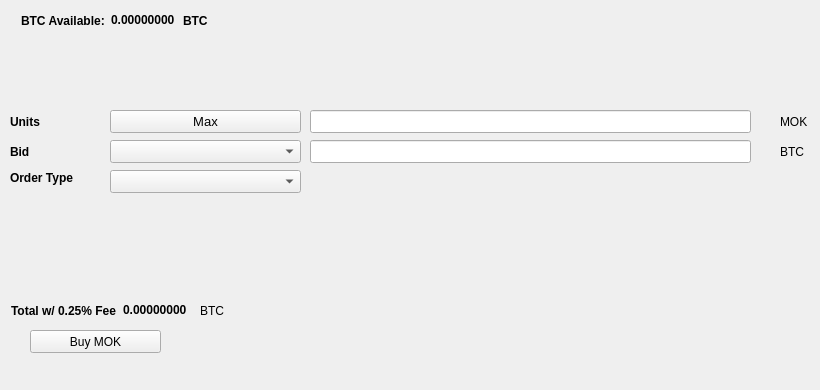
   <widget class="QWidget" name="BuyTab">
    <attribute name="title">
     <string>Buy</string>
    </attribute>
    <widget class="QPushButton" name="BuyMOK">
     <property name="geometry">
      <rect>
       <x>30</x>
       <y>330</y>
       <width>131</width>
       <height>23</height>
      </rect>
     </property>
     <property name="text">
      <string>Buy MOK</string>
     </property>
     <property name="icon">
      <iconset resource="../moken.qrc">
       <normaloff>:/icons/bitcoin</normaloff>:/icons/bitcoin</iconset>
     </property>
    </widget>
    <widget class="QLabel" name="label_3">
     <property name="geometry">
      <rect>
       <x>10</x>
       <y>110</y>
       <width>46</width>
       <height>23</height>
      </rect>
     </property>
     <property name="font">
      <font>
       <weight>75</weight>
       <bold>true</bold>
      </font>
     </property>
     <property name="text">
      <string>Units</string>
     </property>
    </widget>
    <widget class="QLineEdit" name="UnitsInput">
     <property name="geometry">
      <rect>
       <x>310</x>
       <y>110</y>
       <width>441</width>
       <height>23</height>
      </rect>
     </property>
     <property name="font">
      <font>
       <pointsize>9</pointsize>
       <weight>75</weight>
       <bold>true</bold>
      </font>
     </property>
    </widget>
    <widget class="QLineEdit" name="BuyBidPriceEdit">
     <property name="geometry">
      <rect>
       <x>310</x>
       <y>140</y>
       <width>441</width>
       <height>23</height>
      </rect>
     </property>
     <property name="font">
      <font>
       <pointsize>9</pointsize>
       <weight>75</weight>
       <bold>true</bold>
      </font>
     </property>
    </widget>
    <widget class="QLabel" name="label_4">
     <property name="geometry">
      <rect>
       <x>780</x>
       <y>110</y>
       <width>31</width>
       <height>23</height>
      </rect>
     </property>
     <property name="text">
      <string>MOK</string>
     </property>
    </widget>
    <widget class="QLabel" name="label_5">
     <property name="geometry">
      <rect>
       <x>780</x>
       <y>140</y>
       <width>31</width>
       <height>23</height>
      </rect>
     </property>
     <property name="text">
      <string>BTC</string>
     </property>
    </widget>
    <widget class="QLabel" name="label_6">
     <property name="geometry">
      <rect>
       <x>10</x>
       <y>140</y>
       <width>46</width>
       <height>23</height>
      </rect>
     </property>
     <property name="font">
      <font>
       <weight>75</weight>
       <bold>true</bold>
      </font>
     </property>
     <property name="text">
      <string>Bid</string>
     </property>
    </widget>
    <widget class="QLabel" name="label_7">
     <property name="geometry">
      <rect>
       <x>10</x>
       <y>170</y>
       <width>91</width>
       <height>16</height>
      </rect>
     </property>
     <property name="font">
      <font>
       <weight>75</weight>
       <bold>true</bold>
      </font>
     </property>
     <property name="text">
      <string>Order Type</string>
     </property>
    </widget>
    <widget class="QPushButton" name="Buy_Max_Amount">
     <property name="geometry">
      <rect>
       <x>110</x>
       <y>110</y>
       <width>191</width>
       <height>23</height>
      </rect>
     </property>
     <property name="font">
      <font>
       <pointsize>10</pointsize>
      </font>
     </property>
     <property name="text">
      <string>Max</string>
     </property>
    </widget>
    <widget class="QComboBox" name="BuyBidcomboBox">
     <property name="geometry">
      <rect>
       <x>110</x>
       <y>140</y>
       <width>191</width>
       <height>23</height>
      </rect>
     </property>
     <property name="font">
      <font>
       <pointsize>10</pointsize>
      </font>
     </property>
    </widget>
    <widget class="QComboBox" name="buyOrdertypeCombo">
     <property name="geometry">
      <rect>
       <x>110</x>
       <y>170</y>
       <width>191</width>
       <height>23</height>
      </rect>
     </property>
     <property name="font">
      <font>
       <pointsize>10</pointsize>
      </font>
     </property>
    </widget>
    <widget class="QWidget" name="layoutWidget1">
     <property name="geometry">
      <rect>
       <x>21</x>
       <y>11</y>
       <width>227</width>
       <height>19</height>
      </rect>
     </property>
     <layout class="QHBoxLayout" name="horizontalLayout_3">
      <item>
       <widget class="QLabel" name="label232">
        <property name="font">
         <font>
          <weight>75</weight>
          <bold>true</bold>
         </font>
        </property>
        <property name="text">
         <string>BTC Available:</string>
        </property>
       </widget>
      </item>
      <item>
       <widget class="QLabel" name="BtcAvailableLbl">
        <property name="palette">
         <palette>
          <active>
           <colorrole role="WindowText">
            <brush brushstyle="SolidPattern">
             <color alpha="255">
              <red>0</red>
              <green>0</green>
              <blue>0</blue>
             </color>
            </brush>
           </colorrole>
           <colorrole role="Button">
            <brush brushstyle="SolidPattern">
             <color alpha="255">
              <red>0</red>
              <green>170</green>
              <blue>0</blue>
             </color>
            </brush>
           </colorrole>
           <colorrole role="Light">
            <brush brushstyle="SolidPattern">
             <color alpha="255">
              <red>0</red>
              <green>255</green>
              <blue>0</blue>
             </color>
            </brush>
           </colorrole>
           <colorrole role="Midlight">
            <brush brushstyle="SolidPattern">
             <color alpha="255">
              <red>0</red>
              <green>212</green>
              <blue>0</blue>
             </color>
            </brush>
           </colorrole>
           <colorrole role="Dark">
            <brush brushstyle="SolidPattern">
             <color alpha="255">
              <red>0</red>
              <green>85</green>
              <blue>0</blue>
             </color>
            </brush>
           </colorrole>
           <colorrole role="Mid">
            <brush brushstyle="SolidPattern">
             <color alpha="255">
              <red>0</red>
              <green>113</green>
              <blue>0</blue>
             </color>
            </brush>
           </colorrole>
           <colorrole role="Text">
            <brush brushstyle="SolidPattern">
             <color alpha="255">
              <red>0</red>
              <green>170</green>
              <blue>0</blue>
             </color>
            </brush>
           </colorrole>
           <colorrole role="BrightText">
            <brush brushstyle="SolidPattern">
             <color alpha="255">
              <red>255</red>
              <green>255</green>
              <blue>255</blue>
             </color>
            </brush>
           </colorrole>
           <colorrole role="ButtonText">
            <brush brushstyle="SolidPattern">
             <color alpha="255">
              <red>0</red>
              <green>0</green>
              <blue>0</blue>
             </color>
            </brush>
           </colorrole>
           <colorrole role="Base">
            <brush brushstyle="SolidPattern">
             <color alpha="255">
              <red>255</red>
              <green>255</green>
              <blue>255</blue>
             </color>
            </brush>
           </colorrole>
           <colorrole role="Window">
            <brush brushstyle="SolidPattern">
             <color alpha="255">
              <red>0</red>
              <green>170</green>
              <blue>0</blue>
             </color>
            </brush>
           </colorrole>
           <colorrole role="Shadow">
            <brush brushstyle="SolidPattern">
             <color alpha="255">
              <red>0</red>
              <green>0</green>
              <blue>0</blue>
             </color>
            </brush>
           </colorrole>
           <colorrole role="AlternateBase">
            <brush brushstyle="SolidPattern">
             <color alpha="255">
              <red>127</red>
              <green>212</green>
              <blue>127</blue>
             </color>
            </brush>
           </colorrole>
           <colorrole role="ToolTipBase">
            <brush brushstyle="SolidPattern">
             <color alpha="255">
              <red>255</red>
              <green>255</green>
              <blue>220</blue>
             </color>
            </brush>
           </colorrole>
           <colorrole role="ToolTipText">
            <brush brushstyle="SolidPattern">
             <color alpha="255">
              <red>0</red>
              <green>0</green>
              <blue>0</blue>
             </color>
            </brush>
           </colorrole>
          </active>
          <inactive>
           <colorrole role="WindowText">
            <brush brushstyle="SolidPattern">
             <color alpha="255">
              <red>0</red>
              <green>0</green>
              <blue>0</blue>
             </color>
            </brush>
           </colorrole>
           <colorrole role="Button">
            <brush brushstyle="SolidPattern">
             <color alpha="255">
              <red>0</red>
              <green>170</green>
              <blue>0</blue>
             </color>
            </brush>
           </colorrole>
           <colorrole role="Light">
            <brush brushstyle="SolidPattern">
             <color alpha="255">
              <red>0</red>
              <green>255</green>
              <blue>0</blue>
             </color>
            </brush>
           </colorrole>
           <colorrole role="Midlight">
            <brush brushstyle="SolidPattern">
             <color alpha="255">
              <red>0</red>
              <green>212</green>
              <blue>0</blue>
             </color>
            </brush>
           </colorrole>
           <colorrole role="Dark">
            <brush brushstyle="SolidPattern">
             <color alpha="255">
              <red>0</red>
              <green>85</green>
              <blue>0</blue>
             </color>
            </brush>
           </colorrole>
           <colorrole role="Mid">
            <brush brushstyle="SolidPattern">
             <color alpha="255">
              <red>0</red>
              <green>113</green>
              <blue>0</blue>
             </color>
            </brush>
           </colorrole>
           <colorrole role="Text">
            <brush brushstyle="SolidPattern">
             <color alpha="255">
              <red>0</red>
              <green>170</green>
              <blue>0</blue>
             </color>
            </brush>
           </colorrole>
           <colorrole role="BrightText">
            <brush brushstyle="SolidPattern">
             <color alpha="255">
              <red>255</red>
              <green>255</green>
              <blue>255</blue>
             </color>
            </brush>
           </colorrole>
           <colorrole role="ButtonText">
            <brush brushstyle="SolidPattern">
             <color alpha="255">
              <red>0</red>
              <green>0</green>
              <blue>0</blue>
             </color>
            </brush>
           </colorrole>
           <colorrole role="Base">
            <brush brushstyle="SolidPattern">
             <color alpha="255">
              <red>255</red>
              <green>255</green>
              <blue>255</blue>
             </color>
            </brush>
           </colorrole>
           <colorrole role="Window">
            <brush brushstyle="SolidPattern">
             <color alpha="255">
              <red>0</red>
              <green>170</green>
              <blue>0</blue>
             </color>
            </brush>
           </colorrole>
           <colorrole role="Shadow">
            <brush brushstyle="SolidPattern">
             <color alpha="255">
              <red>0</red>
              <green>0</green>
              <blue>0</blue>
             </color>
            </brush>
           </colorrole>
           <colorrole role="AlternateBase">
            <brush brushstyle="SolidPattern">
             <color alpha="255">
              <red>127</red>
              <green>212</green>
              <blue>127</blue>
             </color>
            </brush>
           </colorrole>
           <colorrole role="ToolTipBase">
            <brush brushstyle="SolidPattern">
             <color alpha="255">
              <red>255</red>
              <green>255</green>
              <blue>220</blue>
             </color>
            </brush>
           </colorrole>
           <colorrole role="ToolTipText">
            <brush brushstyle="SolidPattern">
             <color alpha="255">
              <red>0</red>
              <green>0</green>
              <blue>0</blue>
             </color>
            </brush>
           </colorrole>
          </inactive>
          <disabled>
           <colorrole role="WindowText">
            <brush brushstyle="SolidPattern">
             <color alpha="255">
              <red>0</red>
              <green>85</green>
              <blue>0</blue>
             </color>
            </brush>
           </colorrole>
           <colorrole role="Button">
            <brush brushstyle="SolidPattern">
             <color alpha="255">
              <red>0</red>
              <green>170</green>
              <blue>0</blue>
             </color>
            </brush>
           </colorrole>
           <colorrole role="Light">
            <brush brushstyle="SolidPattern">
             <color alpha="255">
              <red>0</red>
              <green>255</green>
              <blue>0</blue>
             </color>
            </brush>
           </colorrole>
           <colorrole role="Midlight">
            <brush brushstyle="SolidPattern">
             <color alpha="255">
              <red>0</red>
              <green>212</green>
              <blue>0</blue>
             </color>
            </brush>
           </colorrole>
           <colorrole role="Dark">
            <brush brushstyle="SolidPattern">
             <color alpha="255">
              <red>0</red>
              <green>85</green>
              <blue>0</blue>
             </color>
            </brush>
           </colorrole>
           <colorrole role="Mid">
            <brush brushstyle="SolidPattern">
             <color alpha="255">
              <red>0</red>
              <green>113</green>
              <blue>0</blue>
             </color>
            </brush>
           </colorrole>
           <colorrole role="Text">
            <brush brushstyle="SolidPattern">
             <color alpha="255">
              <red>0</red>
              <green>85</green>
              <blue>0</blue>
             </color>
            </brush>
           </colorrole>
           <colorrole role="BrightText">
            <brush brushstyle="SolidPattern">
             <color alpha="255">
              <red>255</red>
              <green>255</green>
              <blue>255</blue>
             </color>
            </brush>
           </colorrole>
           <colorrole role="ButtonText">
            <brush brushstyle="SolidPattern">
             <color alpha="255">
              <red>0</red>
              <green>85</green>
              <blue>0</blue>
             </color>
            </brush>
           </colorrole>
           <colorrole role="Base">
            <brush brushstyle="SolidPattern">
             <color alpha="255">
              <red>0</red>
              <green>170</green>
              <blue>0</blue>
             </color>
            </brush>
           </colorrole>
           <colorrole role="Window">
            <brush brushstyle="SolidPattern">
             <color alpha="255">
              <red>0</red>
              <green>170</green>
              <blue>0</blue>
             </color>
            </brush>
           </colorrole>
           <colorrole role="Shadow">
            <brush brushstyle="SolidPattern">
             <color alpha="255">
              <red>0</red>
              <green>0</green>
              <blue>0</blue>
             </color>
            </brush>
           </colorrole>
           <colorrole role="AlternateBase">
            <brush brushstyle="SolidPattern">
             <color alpha="255">
              <red>0</red>
              <green>170</green>
              <blue>0</blue>
             </color>
            </brush>
           </colorrole>
           <colorrole role="ToolTipBase">
            <brush brushstyle="SolidPattern">
             <color alpha="255">
              <red>255</red>
              <green>255</green>
              <blue>220</blue>
             </color>
            </brush>
           </colorrole>
           <colorrole role="ToolTipText">
            <brush brushstyle="SolidPattern">
             <color alpha="255">
              <red>0</red>
              <green>0</green>
              <blue>0</blue>
             </color>
            </brush>
           </colorrole>
          </disabled>
         </palette>
        </property>
        <property name="font">
         <font>
          <weight>75</weight>
          <bold>true</bold>
         </font>
        </property>
        <property name="text">
         <string>0.00000000</string>
        </property>
        <property name="textInteractionFlags">
         <set>Qt::LinksAccessibleByMouse|Qt::TextSelectableByKeyboard|Qt::TextSelectableByMouse</set>
        </property>
       </widget>
      </item>
      <item>
       <widget class="QLabel" name="BtcAvailableLbl_2">
        <property name="font">
         <font>
          <weight>75</weight>
          <bold>true</bold>
         </font>
        </property>
        <property name="text">
         <string>BTC</string>
        </property>
       </widget>
      </item>
     </layout>
    </widget>
    <widget class="QWidget" name="layoutWidge2">
     <property name="geometry">
      <rect>
       <x>11</x>
       <y>301</y>
       <width>259</width>
       <height>19</height>
      </rect>
     </property>
     <layout class="QHBoxLayout" name="horizontalLayout_4">
      <item>
       <widget class="QLabel" name="label_9">
        <property name="font">
         <font>
          <weight>75</weight>
          <bold>true</bold>
         </font>
        </property>
        <property name="text">
         <string>Total w/ 0.25% Fee</string>
        </property>
       </widget>
      </item>
      <item>
       <widget class="QLabel" name="BuyCostLabel">
        <property name="palette">
         <palette>
          <active>
           <colorrole role="WindowText">
            <brush brushstyle="SolidPattern">
             <color alpha="255">
              <red>0</red>
              <green>0</green>
              <blue>0</blue>
             </color>
            </brush>
           </colorrole>
           <colorrole role="Button">
            <brush brushstyle="SolidPattern">
             <color alpha="255">
              <red>0</red>
              <green>170</green>
              <blue>0</blue>
             </color>
            </brush>
           </colorrole>
           <colorrole role="Light">
            <brush brushstyle="SolidPattern">
             <color alpha="255">
              <red>0</red>
              <green>255</green>
              <blue>0</blue>
             </color>
            </brush>
           </colorrole>
           <colorrole role="Midlight">
            <brush brushstyle="SolidPattern">
             <color alpha="255">
              <red>0</red>
              <green>212</green>
              <blue>0</blue>
             </color>
            </brush>
           </colorrole>
           <colorrole role="Dark">
            <brush brushstyle="SolidPattern">
             <color alpha="255">
              <red>0</red>
              <green>85</green>
              <blue>0</blue>
             </color>
            </brush>
           </colorrole>
           <colorrole role="Mid">
            <brush brushstyle="SolidPattern">
             <color alpha="255">
              <red>0</red>
              <green>113</green>
              <blue>0</blue>
             </color>
            </brush>
           </colorrole>
           <colorrole role="Text">
            <brush brushstyle="SolidPattern">
             <color alpha="255">
              <red>0</red>
              <green>170</green>
              <blue>0</blue>
             </color>
            </brush>
           </colorrole>
           <colorrole role="BrightText">
            <brush brushstyle="SolidPattern">
             <color alpha="255">
              <red>255</red>
              <green>255</green>
              <blue>255</blue>
             </color>
            </brush>
           </colorrole>
           <colorrole role="ButtonText">
            <brush brushstyle="SolidPattern">
             <color alpha="255">
              <red>0</red>
              <green>0</green>
              <blue>0</blue>
             </color>
            </brush>
           </colorrole>
           <colorrole role="Base">
            <brush brushstyle="SolidPattern">
             <color alpha="255">
              <red>255</red>
              <green>255</green>
              <blue>255</blue>
             </color>
            </brush>
           </colorrole>
           <colorrole role="Window">
            <brush brushstyle="SolidPattern">
             <color alpha="255">
              <red>0</red>
              <green>170</green>
              <blue>0</blue>
             </color>
            </brush>
           </colorrole>
           <colorrole role="Shadow">
            <brush brushstyle="SolidPattern">
             <color alpha="255">
              <red>0</red>
              <green>0</green>
              <blue>0</blue>
             </color>
            </brush>
           </colorrole>
           <colorrole role="AlternateBase">
            <brush brushstyle="SolidPattern">
             <color alpha="255">
              <red>127</red>
              <green>212</green>
              <blue>127</blue>
             </color>
            </brush>
           </colorrole>
           <colorrole role="ToolTipBase">
            <brush brushstyle="SolidPattern">
             <color alpha="255">
              <red>255</red>
              <green>255</green>
              <blue>220</blue>
             </color>
            </brush>
           </colorrole>
           <colorrole role="ToolTipText">
            <brush brushstyle="SolidPattern">
             <color alpha="255">
              <red>0</red>
              <green>0</green>
              <blue>0</blue>
             </color>
            </brush>
           </colorrole>
          </active>
          <inactive>
           <colorrole role="WindowText">
            <brush brushstyle="SolidPattern">
             <color alpha="255">
              <red>0</red>
              <green>0</green>
              <blue>0</blue>
             </color>
            </brush>
           </colorrole>
           <colorrole role="Button">
            <brush brushstyle="SolidPattern">
             <color alpha="255">
              <red>0</red>
              <green>170</green>
              <blue>0</blue>
             </color>
            </brush>
           </colorrole>
           <colorrole role="Light">
            <brush brushstyle="SolidPattern">
             <color alpha="255">
              <red>0</red>
              <green>255</green>
              <blue>0</blue>
             </color>
            </brush>
           </colorrole>
           <colorrole role="Midlight">
            <brush brushstyle="SolidPattern">
             <color alpha="255">
              <red>0</red>
              <green>212</green>
              <blue>0</blue>
             </color>
            </brush>
           </colorrole>
           <colorrole role="Dark">
            <brush brushstyle="SolidPattern">
             <color alpha="255">
              <red>0</red>
              <green>85</green>
              <blue>0</blue>
             </color>
            </brush>
           </colorrole>
           <colorrole role="Mid">
            <brush brushstyle="SolidPattern">
             <color alpha="255">
              <red>0</red>
              <green>113</green>
              <blue>0</blue>
             </color>
            </brush>
           </colorrole>
           <colorrole role="Text">
            <brush brushstyle="SolidPattern">
             <color alpha="255">
              <red>0</red>
              <green>170</green>
              <blue>0</blue>
             </color>
            </brush>
           </colorrole>
           <colorrole role="BrightText">
            <brush brushstyle="SolidPattern">
             <color alpha="255">
              <red>255</red>
              <green>255</green>
              <blue>255</blue>
             </color>
            </brush>
           </colorrole>
           <colorrole role="ButtonText">
            <brush brushstyle="SolidPattern">
             <color alpha="255">
              <red>0</red>
              <green>0</green>
              <blue>0</blue>
             </color>
            </brush>
           </colorrole>
           <colorrole role="Base">
            <brush brushstyle="SolidPattern">
             <color alpha="255">
              <red>255</red>
              <green>255</green>
              <blue>255</blue>
             </color>
            </brush>
           </colorrole>
           <colorrole role="Window">
            <brush brushstyle="SolidPattern">
             <color alpha="255">
              <red>0</red>
              <green>170</green>
              <blue>0</blue>
             </color>
            </brush>
           </colorrole>
           <colorrole role="Shadow">
            <brush brushstyle="SolidPattern">
             <color alpha="255">
              <red>0</red>
              <green>0</green>
              <blue>0</blue>
             </color>
            </brush>
           </colorrole>
           <colorrole role="AlternateBase">
            <brush brushstyle="SolidPattern">
             <color alpha="255">
              <red>127</red>
              <green>212</green>
              <blue>127</blue>
             </color>
            </brush>
           </colorrole>
           <colorrole role="ToolTipBase">
            <brush brushstyle="SolidPattern">
             <color alpha="255">
              <red>255</red>
              <green>255</green>
              <blue>220</blue>
             </color>
            </brush>
           </colorrole>
           <colorrole role="ToolTipText">
            <brush brushstyle="SolidPattern">
             <color alpha="255">
              <red>0</red>
              <green>0</green>
              <blue>0</blue>
             </color>
            </brush>
           </colorrole>
          </inactive>
          <disabled>
           <colorrole role="WindowText">
            <brush brushstyle="SolidPattern">
             <color alpha="255">
              <red>0</red>
              <green>85</green>
              <blue>0</blue>
             </color>
            </brush>
           </colorrole>
           <colorrole role="Button">
            <brush brushstyle="SolidPattern">
             <color alpha="255">
              <red>0</red>
              <green>170</green>
              <blue>0</blue>
             </color>
            </brush>
           </colorrole>
           <colorrole role="Light">
            <brush brushstyle="SolidPattern">
             <color alpha="255">
              <red>0</red>
              <green>255</green>
              <blue>0</blue>
             </color>
            </brush>
           </colorrole>
           <colorrole role="Midlight">
            <brush brushstyle="SolidPattern">
             <color alpha="255">
              <red>0</red>
              <green>212</green>
              <blue>0</blue>
             </color>
            </brush>
           </colorrole>
           <colorrole role="Dark">
            <brush brushstyle="SolidPattern">
             <color alpha="255">
              <red>0</red>
              <green>85</green>
              <blue>0</blue>
             </color>
            </brush>
           </colorrole>
           <colorrole role="Mid">
            <brush brushstyle="SolidPattern">
             <color alpha="255">
              <red>0</red>
              <green>113</green>
              <blue>0</blue>
             </color>
            </brush>
           </colorrole>
           <colorrole role="Text">
            <brush brushstyle="SolidPattern">
             <color alpha="255">
              <red>0</red>
              <green>85</green>
              <blue>0</blue>
             </color>
            </brush>
           </colorrole>
           <colorrole role="BrightText">
            <brush brushstyle="SolidPattern">
             <color alpha="255">
              <red>255</red>
              <green>255</green>
              <blue>255</blue>
             </color>
            </brush>
           </colorrole>
           <colorrole role="ButtonText">
            <brush brushstyle="SolidPattern">
             <color alpha="255">
              <red>0</red>
              <green>85</green>
              <blue>0</blue>
             </color>
            </brush>
           </colorrole>
           <colorrole role="Base">
            <brush brushstyle="SolidPattern">
             <color alpha="255">
              <red>0</red>
              <green>170</green>
              <blue>0</blue>
             </color>
            </brush>
           </colorrole>
           <colorrole role="Window">
            <brush brushstyle="SolidPattern">
             <color alpha="255">
              <red>0</red>
              <green>170</green>
              <blue>0</blue>
             </color>
            </brush>
           </colorrole>
           <colorrole role="Shadow">
            <brush brushstyle="SolidPattern">
             <color alpha="255">
              <red>0</red>
              <green>0</green>
              <blue>0</blue>
             </color>
            </brush>
           </colorrole>
           <colorrole role="AlternateBase">
            <brush brushstyle="SolidPattern">
             <color alpha="255">
              <red>0</red>
              <green>170</green>
              <blue>0</blue>
             </color>
            </brush>
           </colorrole>
           <colorrole role="ToolTipBase">
            <brush brushstyle="SolidPattern">
             <color alpha="255">
              <red>255</red>
              <green>255</green>
              <blue>220</blue>
             </color>
            </brush>
           </colorrole>
           <colorrole role="ToolTipText">
            <brush brushstyle="SolidPattern">
             <color alpha="255">
              <red>0</red>
              <green>0</green>
              <blue>0</blue>
             </color>
            </brush>
           </colorrole>
          </disabled>
         </palette>
        </property>
        <property name="font">
         <font>
          <weight>75</weight>
          <bold>true</bold>
         </font>
        </property>
        <property name="autoFillBackground">
         <bool>false</bool>
        </property>
        <property name="text">
         <string>0.00000000</string>
        </property>
        <property name="textInteractionFlags">
         <set>Qt::LinksAccessibleByMouse|Qt::TextSelectableByMouse</set>
        </property>
       </widget>
      </item>
      <item>
       <widget class="QLabel" name="label_10">
        <property name="font">
         <font>
          <weight>50</weight>
          <bold>false</bold>
         </font>
        </property>
        <property name="text">
         <string>BTC</string>
        </property>
       </widget>
      </item>
     </layout>
    </widget>
    <widget class="QLabel" name="label_24">
     <property name="geometry">
      <rect>
       <x>460</x>
       <y>300</y>
       <width>281</width>
       <height>81</height>
      </rect>
     </property>
     <property name="text">
      <string/>
     </property>
     <property name="pixmap">
      <pixmap>:/images/bittrex</pixmap>
     </property>
    </widget>
   </widget>
